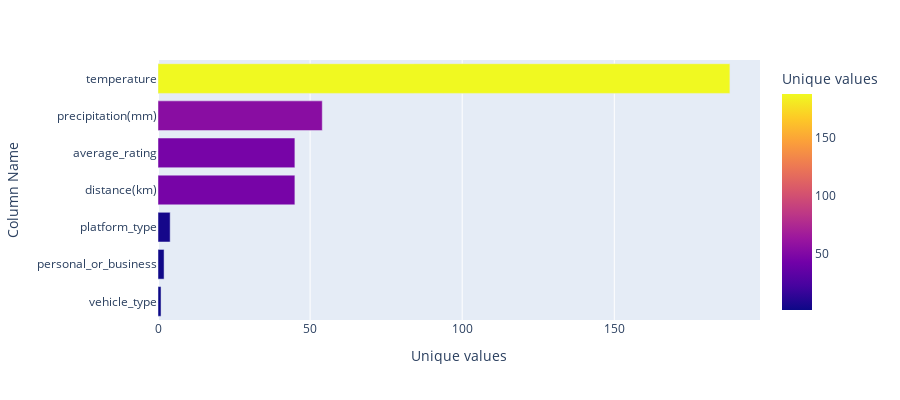
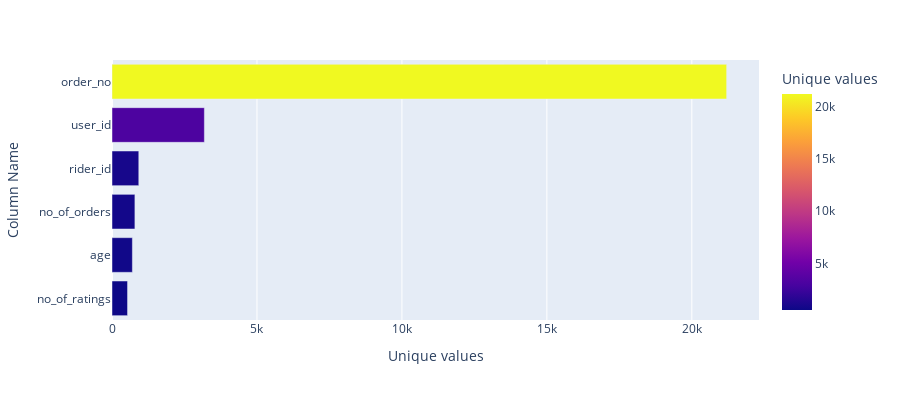

Notebook code for these charts, in order:
### Markdown cell above
##### **Unique values**

### Code cell
# Function that counts all the unique values in a DataFrame and returns it in a new DataFrame.
# New DataFrame sorts the data in ascending order.

def train_unique(df):
    """

    Counts all of the unique values within the train_df DataFrame, to give an overview of the most 
    common values within a column in the DataFrame.

    The train_unique funtion counts the number of unique values in the DataFrame using the Pandas 
    .nunique() method.
        - Count distinct observations over requested axis and returns a Series with the number of 
          distinct observations (can ignore NaN values).
    The train_unique funtion is split into two parts because there is a big difference between 
    unique values which will become distorted when plotting on a graph. 

    The funtion takes the values returned from .nunique() and puts it into an empty list which is then
    converted into a Pandas DataFrame. 
        - The DataFrame is sorted in anscending order and the index is reset, to make it easier to 
          plot.
        -  In the funtions only selected columns are chosen based on the above summary statistics.
                - Function 1: vehicle_type, platform_type, personal_or_business, distance(km), 
                              temperature, precipitation(mm), average_rating
                - FUnction 2: no_of_ratings, age, no_of_orders, rider_id, user_id, order_no
    Parameters: 
    df (pd): a Pandas DataFrame representing the train_df. 

    Returns:
    pd: a DataFrame of the count of the unique values which will be used to plot a graph.

    """

    unique_df = {}

    unique_df['no_of_unique_values'] = train_df[['vehicle_type', 'platform_type',
                                                 'personal_or_business', 'distance(km)',
                                                 'temperature', 'precipitation(mm)', 'average_rating']
                                                ].nunique()

    unique_df = pd.DataFrame(unique_df).sort_values(
        by=['no_of_unique_values']).rename_axis('column_name').reset_index()

    return unique_df


def train_unique1(df):
    unique_df1 = {}

    unique_df1['no_of_unique_values'] = train_df[['no_of_ratings', 'age', 'no_of_orders', 'rider_id',
                                                  'user_id', 'order_no']
                                                 ].nunique()

    unique_df1 = pd.DataFrame(unique_df1).sort_values(
        by=['no_of_unique_values']).rename_axis('column_name').reset_index()

    return unique_df1

# Create an interactive visual to display the unique values of the above DataFrame
# Spilt into two visuals because the differences between unique values is large.


data = px.data.gapminder()
data1 = train_unique(train_df)
fig = px.bar(data1, x='no_of_unique_values',
             y='column_name', color='no_of_unique_values',
             labels={'no_of_unique_values': 'Unique values',
                     'column_name': 'Column Name'},
             height=400)
fig.show()

data2 = px.data.gapminder()
data3 = train_unique1(train_df)
fig = px.bar(data3, x='no_of_unique_values',
             y='column_name', color='no_of_unique_values',
             labels={'no_of_unique_values': 'Unique values',
                     'column_name': 'Column Name'},
             height=400)
fig.show()

### Figure 1 — Plotly figure (JSON) as saved in the notebook; plotly's stock layout.template omitted (floating-point values rounded to 4 significant figures)
{"data": [{"alignmentgroup": "True", "hovertemplate": "Unique values=%{marker.color}<br>Column Name=%{y}<extra></extra>", "legendgroup": "", "marker": {"color": [1, 2, 4, 45, 45, 54, 188], "coloraxis": "coloraxis"}, "name": "", "offsetgroup": "", "orientation": "h", "showlegend": false, "textposition": "auto", "type": "bar", "x": [1, 2, 4, 45, 45, 54, 188], "xaxis": "x", "y": ["vehicle_type", "personal_or_business", "platform_type", "distance(km)", "average_rating", "precipitation(mm)", "temperature"], "yaxis": "y"}], "layout": {"barmode": "relative", "coloraxis": {"colorbar": {"title": {"text": "Unique values"}}, "colorscale": [[0, "#0d0887"], [0.1111, "#46039f"], [0.2222, "#7201a8"], [0.3333, "#9c179e"], [0.4444, "#bd3786"], [0.5556, "#d8576b"], [0.6667, "#ed7953"], [0.7778, "#fb9f3a"], [0.8889, "#fdca26"], [1, "#f0f921"]]}, "height": 400, "legend": {"tracegroupgap": 0}, "margin": {"t": 60}, "xaxis": {"anchor": "y", "domain": [0, 1], "title": {"text": "Unique values"}}, "yaxis": {"anchor": "x", "domain": [0, 1], "title": {"text": "Column Name"}}}}

### Figure 2 — Plotly figure (JSON) as saved in the notebook; plotly's stock layout.template omitted (floating-point values rounded to 4 significant figures)
{"data": [{"alignmentgroup": "True", "hovertemplate": "Unique values=%{marker.color}<br>Column Name=%{y}<extra></extra>", "legendgroup": "", "marker": {"color": [536, 703, 790, 924, 3186, 21201], "coloraxis": "coloraxis"}, "name": "", "offsetgroup": "", "orientation": "h", "showlegend": false, "textposition": "auto", "type": "bar", "x": [536, 703, 790, 924, 3186, 21201], "xaxis": "x", "y": ["no_of_ratings", "age", "no_of_orders", "rider_id", "user_id", "order_no"], "yaxis": "y"}], "layout": {"barmode": "relative", "coloraxis": {"colorbar": {"title": {"text": "Unique values"}}, "colorscale": [[0, "#0d0887"], [0.1111, "#46039f"], [0.2222, "#7201a8"], [0.3333, "#9c179e"], [0.4444, "#bd3786"], [0.5556, "#d8576b"], [0.6667, "#ed7953"], [0.7778, "#fb9f3a"], [0.8889, "#fdca26"], [1, "#f0f921"]]}, "height": 400, "legend": {"tracegroupgap": 0}, "margin": {"t": 60}, "xaxis": {"anchor": "y", "domain": [0, 1], "title": {"text": "Unique values"}}, "yaxis": {"anchor": "x", "domain": [0, 1], "title": {"text": "Column Name"}}}}
